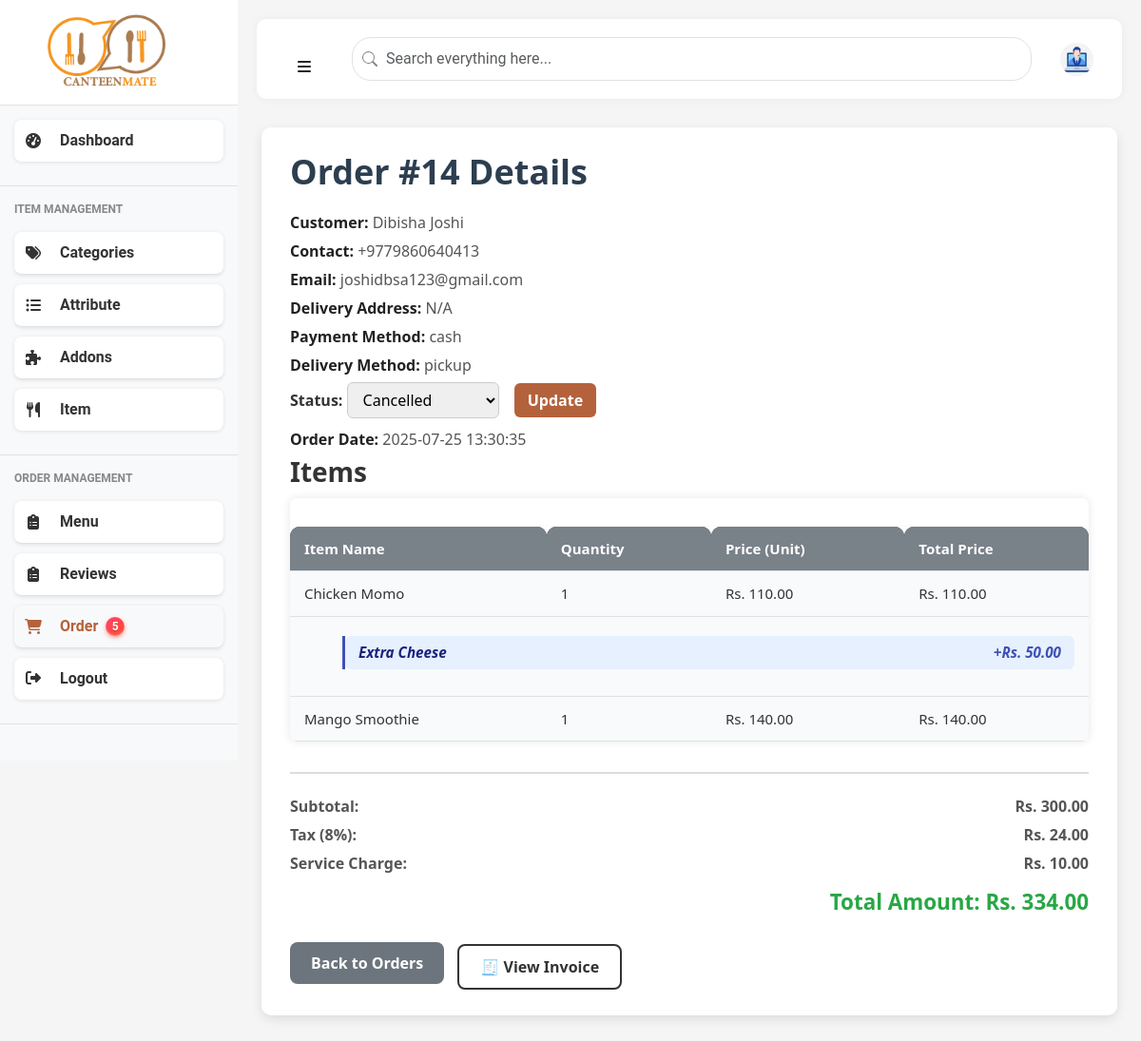
The app's page /admin/orders/14 with its own data.
### models.py (models this page shows, shortened)
class Order(db.Model):
    id = db.Column(db.Integer, primary_key=True)
    user_id = db.Column(db.Integer, db.ForeignKey('user.id'), nullable=False)
    name = db.Column(db.String(100), nullable=False)
    contact = db.Column(db.String(20), nullable=False)
    email = db.Column(db.String(100), nullable=False)
    delivery = db.Column(db.String(20), nullable=False)
    building = db.Column(db.String(100))
    floor = db.Column(db.String(100))
    payment = db.Column(db.String(20), nullable=False)
    status = db.Column(db.String(20), nullable=False, default='Pending')
    created_at = db.Column(db.DateTime, default=datetime.utcnow)
    total_amount = db.Column(db.Float, nullable=False)
    khalti_token = db.Column(db.String(255), nullable=True)
    esewa_transaction_code = db.Column(db.String(255), nullable=True)  # New field for eSewa
    items = db.relationship('OrderItem', backref='order', lazy=True)
    items = db.relationship('OrderItem', backref='order', lazy=True)
    @property
    def delivery_address(self):
        parts = [self.building, self.floor]
        return ', '.join([p for p in parts if p]) or "N/A"

class OrderItem(db.Model):
    id = db.Column(db.Integer, primary_key=True)
    order_id = db.Column(db.Integer, db.ForeignKey('order.id'), nullable=False)
    item_id = db.Column(db.Integer, db.ForeignKey('items.id'), nullable=False)
    name = db.Column(db.String(100), nullable=False)
    quantity = db.Column(db.Integer, nullable=False)
    price = db.Column(db.Float, nullable=False)
    item = db.relationship('Item', backref='order_items')

class OrderAddon(db.Model):
    __tablename__ = 'order_addons'
    id = db.Column(db.Integer, primary_key=True)
    order_item_id = db.Column(db.Integer, db.ForeignKey('order_item.id'), nullable=False)
    addon_id = db.Column(db.Integer, db.ForeignKey('addons.id'), nullable=False)
    name = db.Column(db.String(255), nullable=False)
    price = db.Column(db.Numeric(10, 2), nullable=False)
    category = db.Column(db.String(100))
    description = db.Column(db.Text)
    created_at = db.Column(db.DateTime, default=datetime.utcnow)
    order_item = db.relationship('OrderItem', backref='order_addons')
    addon = db.relationship('Addon', backref='order_addons')

### main.py (the view)
@app.route('/admin/orders/<int:order_id>')
def admin_order_view(order_id):
    user_id = session.get('user_id')
    user = User.query.get(user_id)
    order = Order.query.get_or_404(order_id)
    return render_template('admin/order_view.html',user=user,active_page='admin_orders', order=order)

### main.py (called while the page is built)
@app.context_processor
def inject_new_orders_count():
    count = Order.query.filter_by(status='pending').count()
    print(count)
    return dict(new_orders_count=count)

### templates/admin/order_view.html (shortened to what this page needs)
{% extends "admin/admin_base.html" %}
{% block content %}
<div class="order-details-container">
  <h2>Order #{{ order.id }} Details</h2>
  <p><strong>Customer:</strong> {{ order.name }}</p>
  <p><strong>Contact:</strong> {{ order.contact }}</p>
  <p><strong>Email:</strong> {{ order.email }}</p>
  <p><strong>Delivery Address:</strong> {{ order.delivery_address }}</p>
  <p><strong>Payment Method:</strong> {{ order.payment }}</p>
  <p><strong>Delivery Method:</strong> {{ order.delivery }}</p>
  <form method="POST" action="{{ url_for('admin_update_order_status', order_id=order.id) }}">
    <label for="status"><strong>Status:</strong></label>
    <select name="status" id="status">
      {% for s in ['Pending', 'Processing', 'Ready', 'Shipped', 'Delivered', 'Cancelled'] %}
        <option value="{{ s }}" {% if order.status == s %}selected{% endif %}>{{ s }}</option>
      {% endfor %}
    </select>
    <button type="submit" class="btn-update">Update</button>
  </form>
  <p style="margin-top:10px;"><strong>Order Date:</strong> {{ order.created_at.strftime('%Y-%m-%d %H:%M:%S') }}</p>
  <h3>Items</h3>
  {% set ns = namespace(subtotal=0) %}
  {% for item in order.items %}
    {% set nsp = namespace(addons_price = 0) %}
    {% if item.order_addons and item.order_addons|length > 0 %}
      {% for addon in item.order_addons %}
        {% set nsp.addons_price = nsp.addons_price + (addon.price|float) %}
      {% endfor %}
    {% endif %}
    {% set item_unit_price = (item.price|float) + nsp.addons_price %}
    {% set item_total = item_unit_price * (item.quantity|int) %}
    {% set ns.subtotal = ns.subtotal + item_total %}
  {% endfor %}
  <div class="data-table">
    <table>
      <thead>
        <tr>
          <th>Item Name</th>
          <th>Quantity</th>
          <th>Price (Unit)</th>
          <th>Total Price</th>
        </tr>
      </thead>
      <tbody>
        {% for item in order.items %}
          {% set item_unit_price = item.price %}
          {% set item_total = item_unit_price * item.quantity %}
          <tr>
            <td data-label="Item Name">{{ item.name }}</td>
            <td data-label="Quantity">{{ item.quantity }}</td>
            <td data-label="Price (Unit)">Rs. {{ '%.2f'|format(item_unit_price) }}</td>
            <td data-label="Total Price">Rs. {{ '%.2f'|format(item_total) }}</td>
          </tr>
          {% if item.order_addons %}
            <tr>
              <td colspan="4">
                <ul class="addon-list">
                  {% for addon in item.order_addons %}
                    <li>
                      <span class="addon-name">{{ addon.name }}</span>
                      <span class="addon-price">+Rs. {{ '%.2f'|format(addon.price) }}</span>
                    </li>
                  {% endfor %}
                </ul>
              </td>
            </tr>
          {% endif %}
        {% endfor %}
      </tbody>
    </table>
  </div>
  <div class="totals">
    {% set tax = ns.subtotal * 0.08 %}
    {% set service_charge = 10 %}
    {% set total = ns.subtotal + tax + service_charge %}
    <p><span>Subtotal:</span> <span>Rs. {{ '%.2f'|format(ns.subtotal) }}</span></p>
    <p><span>Tax (8%):</span> <span>Rs. {{ '%.2f'|format(tax) }}</span></p>
    <p><span>Service Charge:</span> <span>Rs. {{ '%.2f'|format(service_charge) }}</span></p>
    <h4>Total Amount: Rs. {{ '%.2f'|format(total) }}</h4>
  </div>
  <a href="{{ url_for('admin_orders') }}" class="btn btn-secondary">Back to Orders</a>
  <a href="{{ url_for('admin_order_invoice', order_id=order.id) }}" class="btn btn-outline-dark" style="margin-left: 10px;">🧾 View Invoice</a>
</div>
{% endblock %}

### static/css/style.css (style rules this page uses)
:root { --primary-color: #f7941d; --secondary-color: #e74c3c; --light-gray: #f8f9fa; --dark-gray: #343a40; --success-color: #28a745; --warning-color: #ffc107; --danger-color: #dc3545; --border-color: #dee2e6; }
body { font-family: 'Segoe UI', Tahoma, Geneva, Verdana, sans-serif; background-color: #f5f5f5; overflow-x: hidden; }
.data-table { overflow-x: auto; border-radius: 8px; box-shadow: 0 0 10px rgb(0 0 0 / 0.1); }
.data-table table { width: 100%; border-collapse: collapse; min-width: 600px; }
.data-table th, .data-table td { padding: 12px 16px; text-align: left; border-bottom: 1px solid #eee; vertical-align: middle; font-size: 15px; }
.data-table thead { background-color: #f8f9fa; font-weight: 600; font-size: 16px; }

### static/css/admin_styles.css (style rules this page uses)
:root { --primary-color: #0d6efd; --secondary-color: #6c757d; --success-color: #198754; --danger-color: #dc3545; --warning-color: #ffc107; --info-color: #0dcaf0; --light-color: #f8f9fa; --dark-color: #212529; --active-color: #198754; --inactive-color: #dc3545; --pending-color: #ffc107; --processing-color: #0dcaf0; --completed-color: #198754; }
body { font-family: 'Roboto', sans-serif; background-color: #f5f5f5; color: #333; margin: 0; padding: 0; }
table { width: 100%; border-collapse: collapse; background-color: #fff; box-shadow: 0 2px 5px rgba(0, 0, 0, 0.1); border-radius: 5px; overflow: hidden; }
table thead { background-color: #f8f9fa; }
table th, table td { padding: 12px 15px; text-align: left; border-bottom: 1px solid #e9ecef; }
.btn-secondary { background-color: var(--secondary-color); color: #fff; margin-bottom: 8px; border: none; padding: 8px 15px; border-radius: 5px; cursor: pointer; display: flex; align-items: center; font-weight: 500; transition: all 0.3s; }
a { text-decoration: none; color: var(--primary-color); }
ul { list-style: none; }
button { cursor: pointer; border: none; background: none; outline: none; }
h1, h2, h3, h4 { font-weight: 600; margin-bottom: 10px; }
.data-table { width: 100%; border-collapse: collapse; }
.data-table th, .data-table td { padding: 12px 15px; text-align: left; border-bottom: 1px solid var(--border-color); }
.data-table th { background-color: var(--light-color); font-weight: 600; }

### records on screen
Order: id "14", name "Dibisha Joshi", contact "+9779860640413", email "joshidbsa123@gmail.com", delivery_address "N/A", payment "cash", delivery "pickup", status "Cancelled", created_at "2025-07-25 13:30:35"
OrderItem: name "Chicken Momo", quantity "1", price "110.00"
OrderAddon: name "Extra Cheese", price "50.00"
OrderItem: name "Mango Smoothie", quantity "1", price "140.00"

### other values on screen
{{ new_orders_count }} "5"
{{ '%.2f'|format(ns.subtotal) }} "300.00"
{{ '%.2f'|format(tax) }} "24.00"
{{ '%.2f'|format(service_charge) }} "10.00"
{{ '%.2f'|format(total) }} "334.00"
